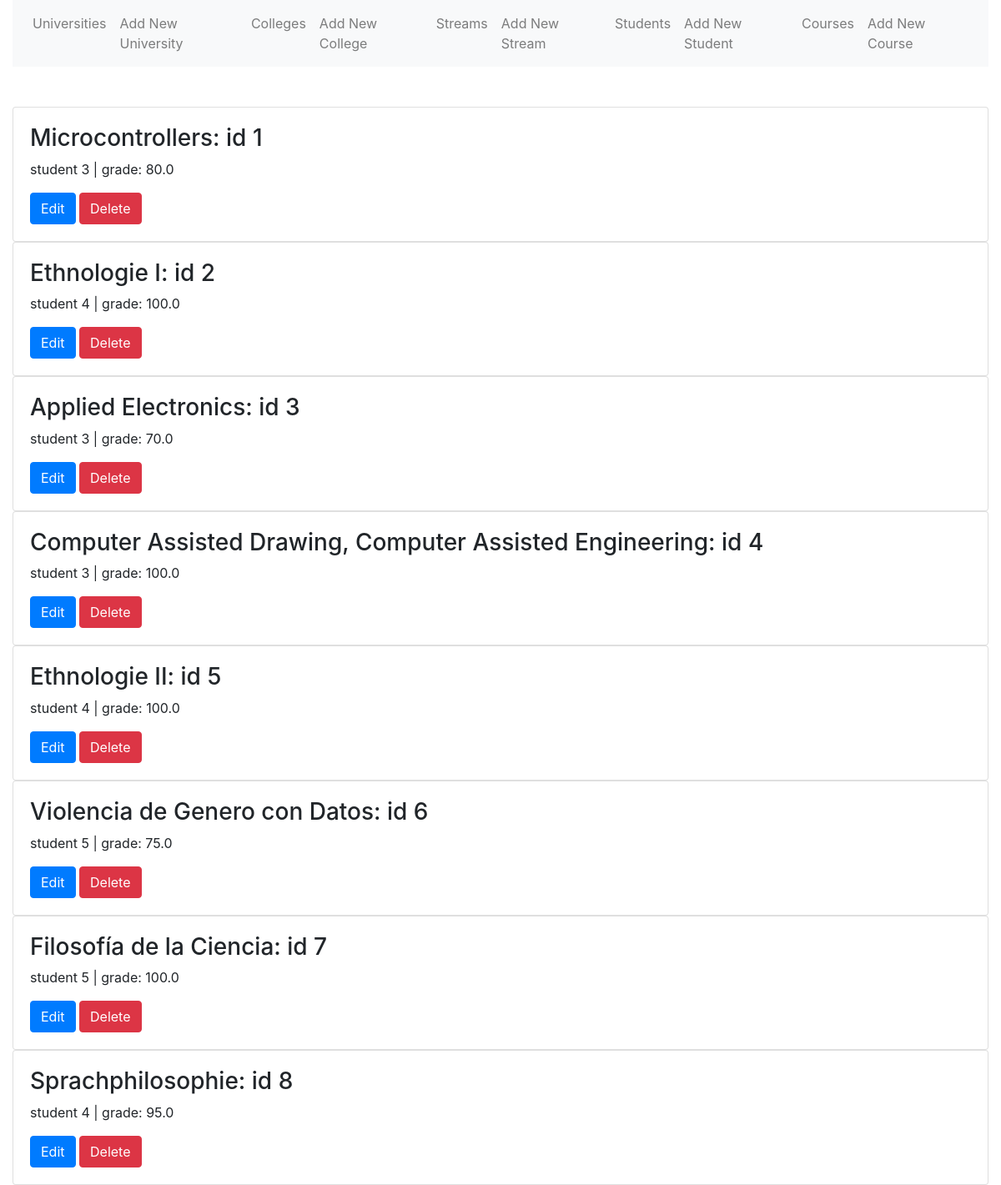
Screenshot of /courses with the database file from the repository.
### models.py (models this page shows, shortened)
class Course(db.Model):
    __tablename__ = 'course'
    id = db.Column(db.Integer, primary_key=True)
    created_at = db.Column(db.Date, nullable = False, default=datetime.utcnow())
    name = db.Column(db.String(255))
    grade = db.Column(db.Float)
    result = db.Column(db.String(24))# Pass or Fail
    college_id = db.Column(db.Integer, db.ForeignKey("college.id"))# many2one
    college = db.relationship("College", back_populates="courses")
    stream_id = db.Column(db.Integer, db.ForeignKey("stream.id"))# many2one
    stream = db.relationship("Stream", back_populates='courses')
    university_id = db.Column(db.Integer,  db.ForeignKey("university.id"))# many2one
    student_id = db.Column(db.Integer, db.ForeignKey("student.id"))# many2one
    student = db.relationship("Student", back_populates='courses')
    marksheet_id = db.Column(db.Integer,  db.ForeignKey("marksheet.id"))# many2one
    marksheet = db.relationship("Marksheet", back_populates="courses")

### routes.py (the view)
@app.route('/courses')
def courses():
    courses = models.Course.query.all()
    return render_template('courses.html', courses=courses)

### templates/courses.html
{% extends "base.html" %}
{% block main %}
  {% for course in courses %}
    <div class="card">
      <div class="card-body">
        <h3>{{ course.name }}: id {{ course.id }}</h3>
        <p>student {{ course.student_id }} | grade: {{ course.grade }}</p>
        <a href="{{ url_for('edit_course', course_id=course.id) }}" class="btn btn-primary">Edit</a>
        <a href="{{ url_for('delete_course', course_id=course.id) }}" class="btn btn-danger">Delete</a>
      </div>
    </div>
  {% endfor %}
{% endblock %}

### templates/base.html (shortened to what this page needs)
<!doctype html>
<html lang="en">
  <head>
    <link rel="stylesheet" href="https://stackpath.bootstrapcdn.com/bootstrap/4.5.0/css/bootstrap.min.css">
  </head>
  <body>
    <div class="container-fluid">
      <nav class="navbar navbar-expand-lg navbar-light bg-light">
        <ul class="navbar-nav">
          <li class="nav-item"><a href="{{ url_for('universities') }}" class="nav-link">Universities</a></li>
          <li class="nav-item"><a href="{{ url_for('adduniversity') }}" class="nav-link">Add New University</a></li>
          <li class="nav-item"><a href="{{ url_for('colleges') }}" class="nav-link">Colleges</a></li>
          <li class="nav-item"><a href="{{ url_for('addcollege') }}" class="nav-link">Add New College</a></li>
          <li class="nav-item"><a href="{{ url_for('streams') }}" class="nav-link">Streams</a></li>
          <li class="nav-item"><a href="{{ url_for('addstream') }}" class="nav-link">Add New Stream</a></li>
          <li class="nav-item"><a href="{{ url_for('students') }}" class="nav-link">Students</a></li>
          <li class="nav-item"><a href="{{ url_for('addstudent') }}" class="nav-link">Add New Student</a></li>
          <li class="nav-item"><a href="{{ url_for('courses') }}" class="nav-link">Courses</a></li>
          <li class="nav-item"><a href="{{ url_for('addcourse') }}" class="nav-link">Add New Course</a></li>
        </ul>
      </nav>
      <br>
      <br>
      {% block main %}{% endblock %}
    </div>
  </body>
</html>

### rows the page displays
Course: name "Microcontrollers", id "1", student_id "3", grade "80.0"
Course: name "Ethnologie I", id "2", student_id "4", grade "100.0"
Course: name "Applied Electronics", id "3", student_id "3", grade "70.0"
Course: name "Computer Assisted Drawing, Computer Assisted Engineering", id "4", student_id "3", grade "100.0"
Course: name "Ethnologie II", id "5", student_id "4", grade "100.0"
Course: name "Violencia de Genero con Datos", id "6", student_id "5", grade "75.0"
Course: name "Filosofía de la Ciencia", id "7", student_id "5", grade "100.0"
Course: name "Sprachphilosophie", id "8", student_id "4", grade "95.0"
